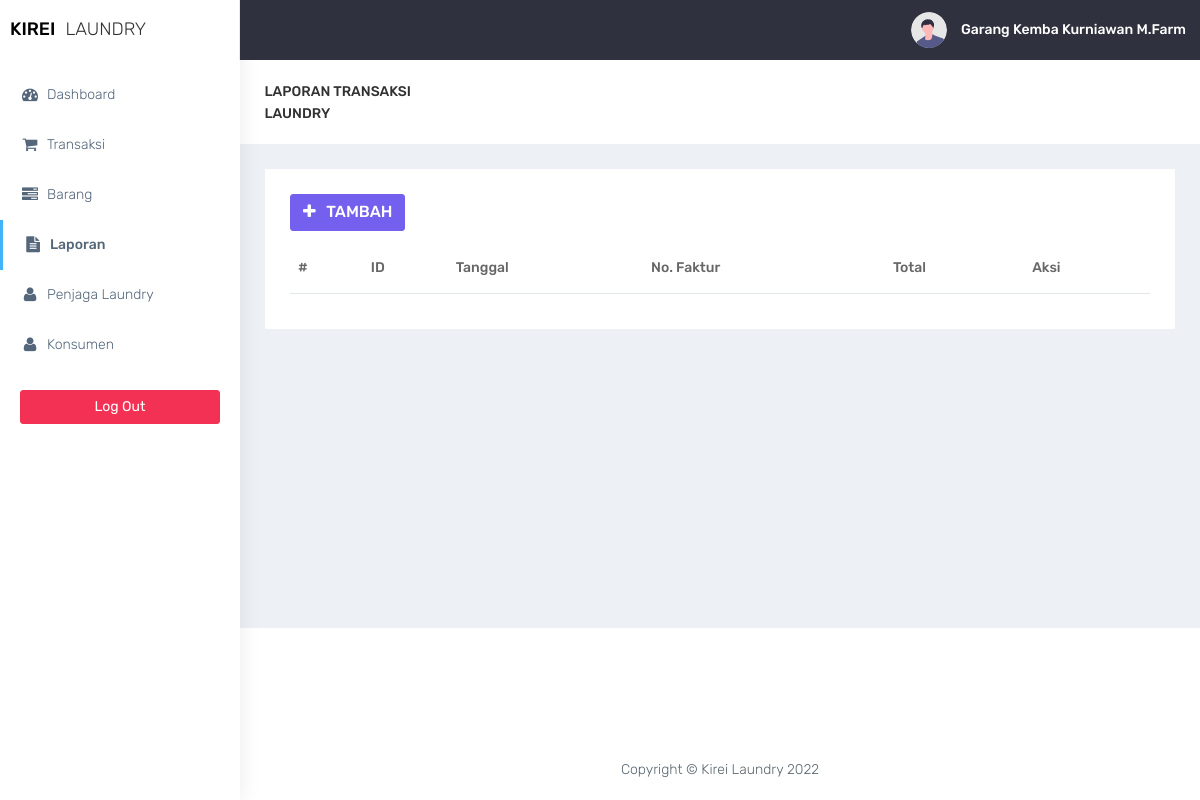
Page /laporan/laporan.php (signed in) on the earlier database version.
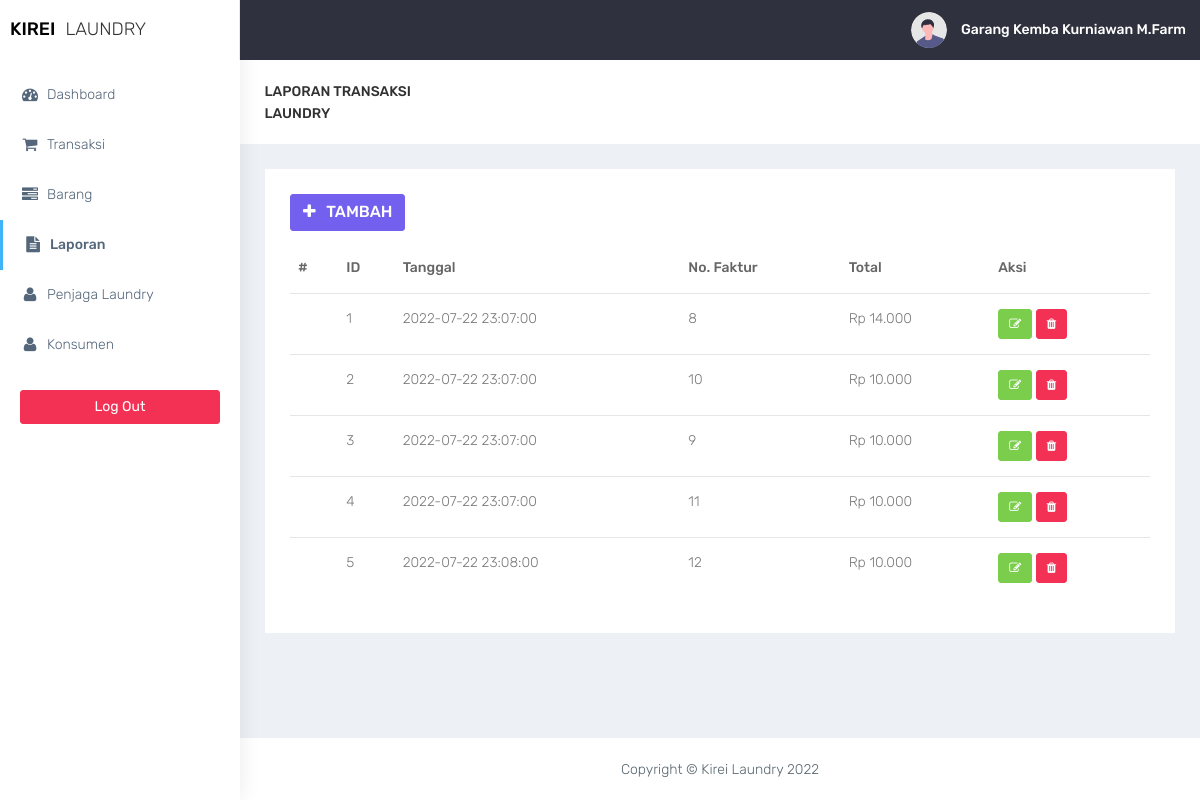
Same page on the later database version.
### tables this page shows
CREATE TABLE `laporan` (
  `id_laporan` int(11) NOT NULL,
  `tgl` datetime DEFAULT NULL,
  `no_faktur` int(11) DEFAULT NULL,
  `total` int(11) DEFAULT NULL
);

### laporan/laporan.php (the view, shortened to what this page needs)
<?php
require '../functions.php';
require '../layout/layout_header.php';
?>
<div class="container-fluid">
    <div class="row bg-title">
        <div class="col-lg-3 col-md-4 col-sm-4 col-xs-12">
            <h4 class="page-title">laporan Transaksi Laundry</h4>
        </div>
    </div>
    <div class="row">
        <div class="col-md-12 col-lg-12 col-sm-12">
            <div class="white-box">
                <div class="row">
                    <div class="col-md-6">
                        <a href="laporan-tambah.php" class="btn btn-primary box-title"><i class="fa fa-plus fa-fw"></i> Tambah</a>
                    </div>
                </div>
                <?php
                if ($conn->connect_errno == 0) {
                    $sql = "SELECT * FROM laporan";
                    $res = $conn->query($sql);
                    if ($res) {
                ?>
                        <div class="table-responsive">
                            <table class="table" id="table">
                                <thead>
                                    <tr>
                                        <th>#</th>
                                        <th>ID</th>
                                        <th>Tanggal</th>
                                        <th>No. Faktur</th>
                                        <th>Total</th>
                                        <th>Aksi</th>
                                    </tr>
                                </thead>
                                <tbody>
                                    <?php
                                    $data = $res->fetch_all(MYSQLI_ASSOC);
                                    foreach ($data as $row) {
                                    ?>
                                        <tr>
                                            <td></td>
                                            <td><?= $row['id_laporan']; ?></td>
                                            <td><?= $row['tgl']; ?></td>
                                            <td><?= $row['no_faktur']; ?></td>
                                            <td>Rp <?= number_format($row['total'], 0, ',', '.'); ?></td>
                                            <td>
                                                <a href="laporan-ubah.php?id_laporan=<?php echo $row["id_laporan"]; ?>" class="btn btn-success btn-sm" title="Ubah">
                                                    <i class="fa fa-pencil-square-o"></i>
                                                </a>
                                                <a href="laporan-hapus.php?id_laporan=<?php echo $row["id_laporan"];?>"  class="btn btn-danger btn-sm delete-data">
                                                    <i class="fa fa-trash"></i>
                                                </a>
                                            </td>
                                        </tr>
                                    <?php
                                    }
                                    ?>
                                </tbody>
                            </table>
                    <?php
                    } else
                        echo "Gagal Eksekusi SQL" . (DEVELOPMENT ? " : " . $conn->error : "") . "<br>";
                } else
                    echo "Gagal koneksi" . (DEVELOPMENT ? " : " . $conn->connect_error : "") . "<br>";
                    ?>
                        </div>
            </div>
        </div>
    </div>
</div>
<?php
require '../layout/layout_footer.php';
?>

Differences in the rows shown:
added laporan: id_laporan "1", tgl "2022-07-22 23:07:00", no_faktur "8", total "14.000"
added laporan: id_laporan "2", tgl "2022-07-22 23:07:00", no_faktur "10", total "10.000"
added laporan: id_laporan "3", tgl "2022-07-22 23:07:00", no_faktur "9", total "10.000"
added laporan: id_laporan "4", tgl "2022-07-22 23:07:00", no_faktur "11", total "10.000"
added laporan: id_laporan "5", tgl "2022-07-22 23:08:00", no_faktur "12", total "10.000"
